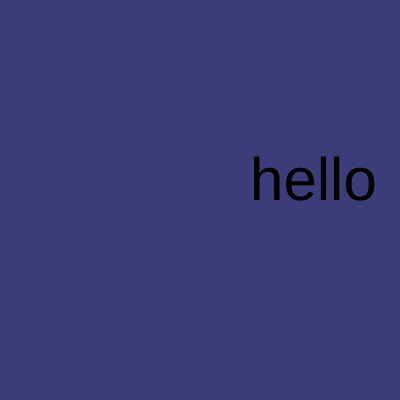
Frame 1 (no input)
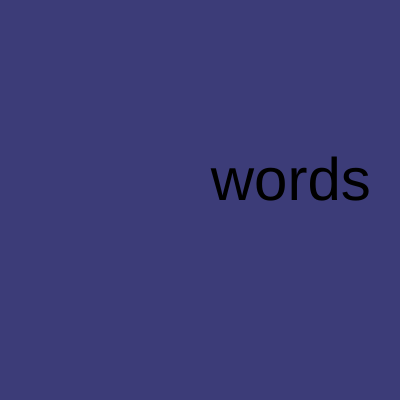
Frame 60 (no input)
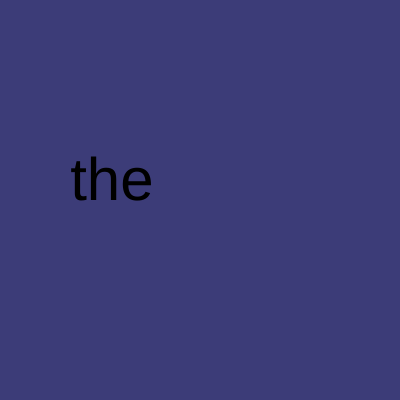
Frame 120 (the mouse pressed at the canvas centre since frame 60)

The p5.js sketch that drew these frames (run headless with seeded random() and noise() and a simulated clock; from frame 60 on, the mouse is pressed at the canvas centre):

// p5.js sketch
// ── sketch.js
let theText = ["hello", "random", "words", "to", "display", "on", "the", "screen"];
let word = theText[0];
let i = 0;

function setup() {
  createCanvas(400, 400);
}

function draw() {
  background(60, 60, 120);

  // The text display
  textSize(60);
  text(word, random(350), height/2)

  // Change the value of word 
  word = theText[i];
  i=i+1;
  if(i>=theText.length){
    i=0;
  }
  console.log(i);

}
